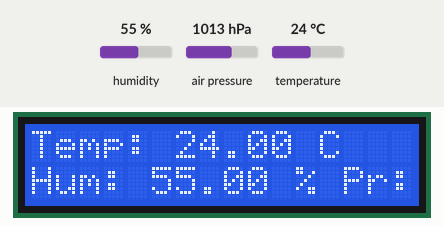
The sketch below on a simulated ESP8266 (NodeMCU). Parts: 16×2 character LCD. The inputs (shaded band) are chosen by the test bench; at power-on: humidity 55 %, temperature 24 °C, air pressure 1013 hPa. WiFi joins after 1.5 s; servers stay silent unless stated; what the sketch prints to the serial monitor is not drawn.

Above: at 5.1 s.
5.2 s: humidity set to 22 %
At 6.6 s:
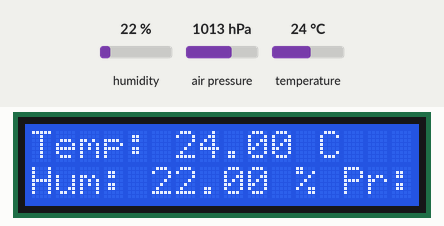
7.9 s: temperature set to 12 °C
At 9.2 s:
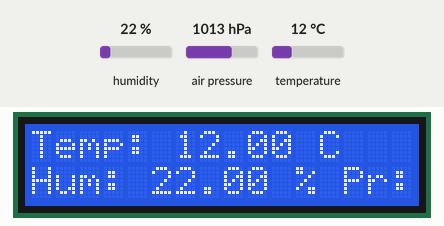
10.6 s: humidity set to 40 %
At 13.2 s:
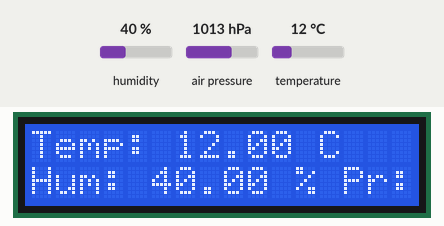
13.7 s: temperature set to 19 °C
At 14.6 s:
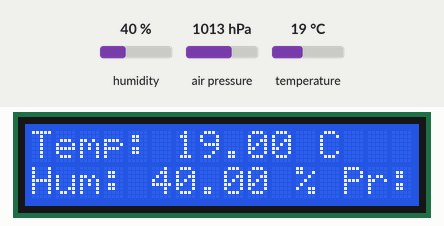
Timing chart, 0 to 16.7 s (numbered marks = the images above; inputs shaded):
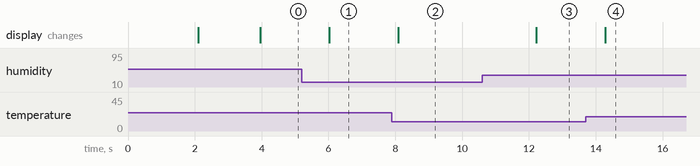

Measured:
- after the input at 5.2 s, the display: changes after 0.83 s (image 1)
- after the input at 7.9 s, the display: changes after 0.19 s (image 2)
- after the input at 10.6 s, the display: changes after 1.6 s (image 3)
- after the input at 13.7 s, the display: changes after 0.58 s (image 4)

The sketch:

weathStatV2.ino
```cpp
#define BLYNK_TEMPLATE_ID "TMPL3Ja3JCmbW"
#define BLYNK_TEMPLATE_NAME "Weather Station"
#define BLYNK_AUTH_TOKEN "6EB5mUP8HB37mGrFdsQtlm51XyPBcm0Z"

#include <Wire.h>
#include <Adafruit_Sensor.h>
#include <Adafruit_BMP085.h>
#include <DHT.h>
#include <LiquidCrystal_I2C.h>
#include <ESP8266WiFi.h>
#include <BlynkSimpleEsp8266.h>

// Define the I2C address for the LCD
LiquidCrystal_I2C lcd(0x27, 16, 2);

// Define DHT11 pin and type
#define DHTPIN 2
#define DHTTYPE DHT11

DHT dht(DHTPIN, DHTTYPE);
Adafruit_BMP085 bmp;

// Your WiFi credentials
char ssid[] = "Karthig";
char pass[] = "gkn__f14";

// Threshold values for alerts
float temperatureThreshold = 30.0; // Example: 30°C
float humidityThreshold = 70.0; // Example: 70%

void setup() {
  // Initialize serial communication
  Serial.begin(115200);

  // Initialize I2C for LCD on new pins
  Wire.begin(0, 14); // SDA to GPIO0 (D3), SCL to GPIO14 (D5)

  // Initialize the DHT11 sensor
  dht.begin();

  // Initialize the BMP180 sensor
  if (!bmp.begin()) {
    Serial.println("Could not find a valid BMP085 sensor, check wiring!");
    while (1) {}
  }

  // Initialize the LCD
  lcd.begin(16, 2); // Specify the dimensions of the LCD
  lcd.backlight();
  lcd.clear();

  // Display a startup message
  lcd.setCursor(0, 0);
  lcd.print("Weather Station");
  lcd.setCursor(0, 1);
  lcd.print("Initializing...");
  delay(2000);
  lcd.clear();

  // Initialize Blynk
  Blynk.begin(BLYNK_AUTH_TOKEN, ssid, pass);
}

void loop() {
  Blynk.run();
  sendSensorData();
  delay(2000); // Update every 2 seconds
}

void sendSensorData() {
  // Read temperature and humidity from DHT11
  float h = dht.readHumidity();
  float t = dht.readTemperature();

  // Read pressure from BMP180
  float p = bmp.readPressure() / 100.0F; // Convert Pa to hPa

  // Print values to serial monitor
  Serial.print("Humidity: ");
  Serial.print(h);
  Serial.print(" %\t");
  Serial.print("Temperature: ");
  Serial.print(t);
  Serial.print(" *C\t");
  Serial.print("Pressure: ");
  Serial.print(p);
  Serial.println(" hPa");

  // Send values to Blynk
  Blynk.virtualWrite(V1, t); // Temperature
  Blynk.virtualWrite(V2, h); // Humidity
  Blynk.virtualWrite(V3, p); // Pressure

  // Display values on LCD
  lcd.setCursor(0, 0);
  lcd.print("Temp: ");
  lcd.print(t);
  lcd.print(" C");
  lcd.setCursor(0, 1);
  lcd.print("Hum: ");
  lcd.print(h);
  lcd.print(" % Pr: ");
  lcd.print(p);
  lcd.print("hPa");

  // Check conditions for alerts

}
```
